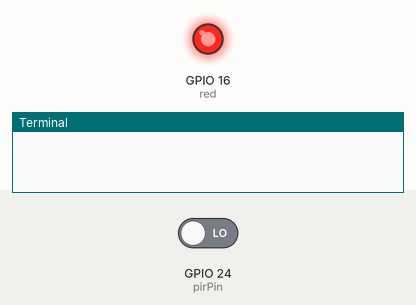
Bench run of a program on a simulated Raspberry Pi (BCM pin numbers). Parts: output pins drawn as LEDs (lit = HIGH), the last lines printed to the terminal. The test bench sets the inputs (shaded band); at power-on: GPIO 24 (pirPin) LOW.

Above: at 1.2 s.
1.3 s: GPIO 24 (pirPin) driven HIGH
At 1.7 s:
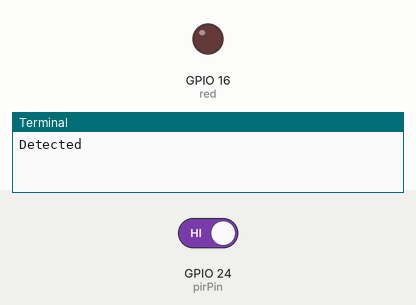
2.8 s: GPIO 24 (pirPin) driven LOW
At 4.4 s:
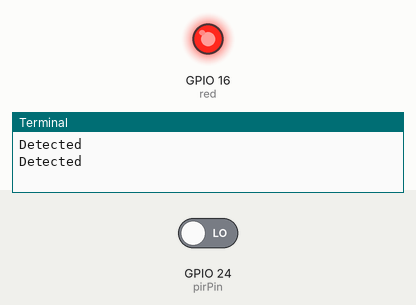
Timing chart, 0 to 5.9 s (numbered marks = the images above; inputs shaded):
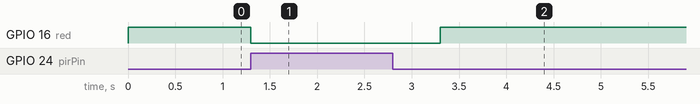

Measured:
- after the input at 1.3 s, GPIO 16 (red): HIGH → LOW at once
- after the input at 2.8 s, GPIO 16 (red): LOW → HIGH after 0.50 s

The program:

pri02.py
```python
import RPi.GPIO as GPIO
import time

pirPin = 24
red = 16

GPIO.setmode(GPIO.BCM)
GPIO.setup(pirPin, GPIO.IN, pull_up_down = GPIO.PUD_DOWN)
GPIO.setup(red, GPIO.OUT)

try:
	while True:
		if GPIO.input(pirPin) == True:
			print("Detected")
			GPIO.output(red, False)
			time.sleep(1)
		else:
			GPIO.output(red, True)
except KeyboardInterrupt:
    GPIO.cleanup()
```
